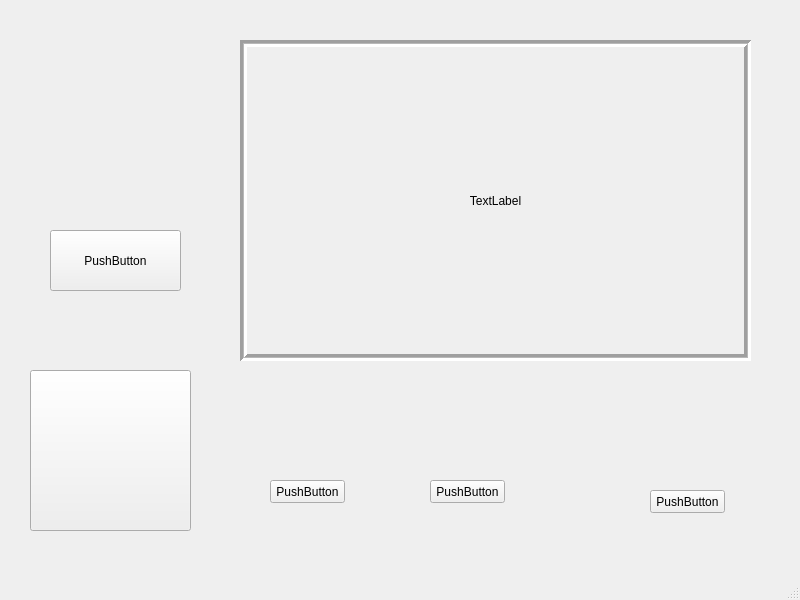
<?xml version="1.0" encoding="UTF-8"?>
<ui version="4.0">
 <class>MainWindow</class>
 <widget class="QMainWindow" name="MainWindow">
  <property name="geometry">
   <rect>
    <x>0</x>
    <y>0</y>
    <width>800</width>
    <height>600</height>
   </rect>
  </property>
  <property name="windowTitle">
   <string>MainWindow</string>
  </property>
  <widget class="QWidget" name="centralwidget">
   <widget class="QLabel" name="background">
    <property name="geometry">
     <rect>
      <x>0</x>
      <y>-20</y>
      <width>801</width>
      <height>601</height>
     </rect>
    </property>
    <property name="toolTip">
     <string>&lt;html&gt;&lt;head/&gt;&lt;body&gt;&lt;p align=&quot;center&quot;&gt;&lt;br/&gt;&lt;/p&gt;&lt;/body&gt;&lt;/html&gt;</string>
    </property>
    <property name="text">
     <string/>
    </property>
    <property name="pixmap">
     <pixmap>pictures/background.png</pixmap>
    </property>
   </widget>
   <widget class="QLabel" name="date">
    <property name="geometry">
     <rect>
      <x>40</x>
      <y>30</y>
      <width>161</width>
      <height>161</height>
     </rect>
    </property>
    <property name="text">
     <string/>
    </property>
    <property name="pixmap">
     <pixmap>pictures/date.png</pixmap>
    </property>
   </widget>
   <widget class="QPushButton" name="pushButton_2">
    <property name="geometry">
     <rect>
      <x>50</x>
      <y>230</y>
      <width>131</width>
      <height>61</height>
     </rect>
    </property>
    <property name="text">
     <string>PushButton</string>
    </property>
   </widget>
   <widget class="QLabel" name="label">
    <property name="geometry">
     <rect>
      <x>240</x>
      <y>40</y>
      <width>511</width>
      <height>321</height>
     </rect>
    </property>
    <property name="cursor">
     <cursorShape>OpenHandCursor</cursorShape>
    </property>
    <property name="frameShape">
     <enum>QFrame::Box</enum>
    </property>
    <property name="frameShadow">
     <enum>QFrame::Sunken</enum>
    </property>
    <property name="lineWidth">
     <number>3</number>
    </property>
    <property name="midLineWidth">
     <number>1</number>
    </property>
    <property name="text">
     <string>TextLabel</string>
    </property>
    <property name="alignment">
     <set>Qt::AlignCenter</set>
    </property>
   </widget>
   <widget class="QPushButton" name="star">
    <property name="geometry">
     <rect>
      <x>30</x>
      <y>370</y>
      <width>161</width>
      <height>161</height>
     </rect>
    </property>
    <property name="text">
     <string/>
    </property>
    <property name="icon">
     <iconset>
      <normaloff>pictures/star.png</normaloff>pictures/star.png</iconset>
    </property>
    <property name="iconSize">
     <size>
      <width>160</width>
      <height>160</height>
     </size>
    </property>
   </widget>
   <widget class="QPushButton" name="pushButton">
    <property name="geometry">
     <rect>
      <x>270</x>
      <y>480</y>
      <width>75</width>
      <height>23</height>
     </rect>
    </property>
    <property name="text">
     <string>PushButton</string>
    </property>
   </widget>
   <widget class="QPushButton" name="pushButton_3">
    <property name="geometry">
     <rect>
      <x>430</x>
      <y>480</y>
      <width>75</width>
      <height>23</height>
     </rect>
    </property>
    <property name="text">
     <string>PushButton</string>
    </property>
   </widget>
   <widget class="QPushButton" name="pushButton_4">
    <property name="geometry">
     <rect>
      <x>650</x>
      <y>490</y>
      <width>75</width>
      <height>23</height>
     </rect>
    </property>
    <property name="text">
     <string>PushButton</string>
    </property>
   </widget>
  </widget>
  <widget class="QMenuBar" name="menubar">
   <property name="geometry">
    <rect>
     <x>0</x>
     <y>0</y>
     <width>800</width>
     <height>22</height>
    </rect>
   </property>
  </widget>
  <widget class="QStatusBar" name="statusbar"/>
 </widget>
 <resources/>
 <connections/>
</ui>
